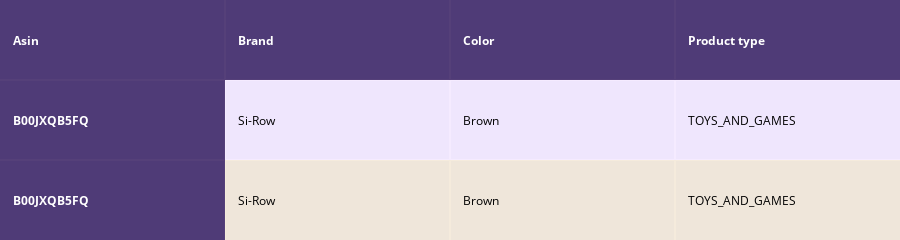
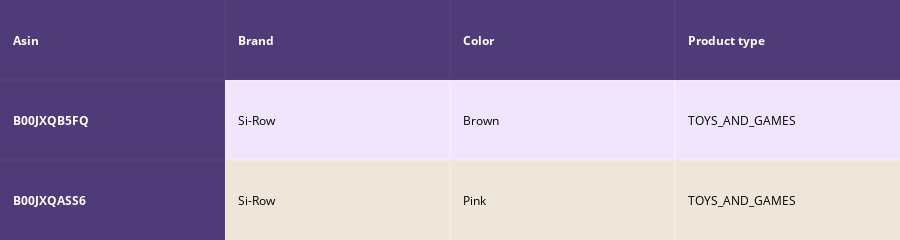
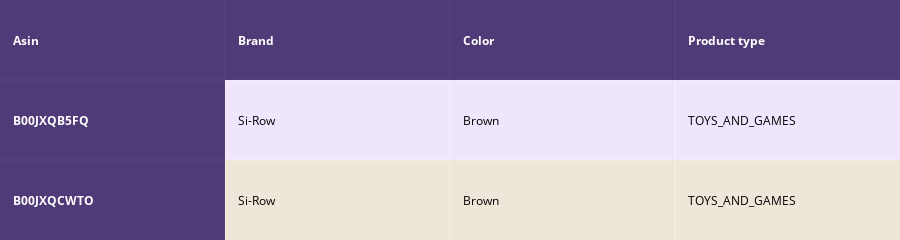
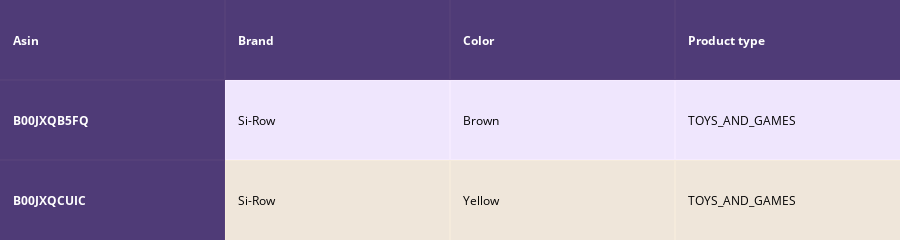

Notebook code cell kept with these figures, in order:
### Code cell
# Using optmum weights

def idf_w2vtitle__brand_color_type_image(doc_id, w1, w2, w3, num_results):

    idf_w2v_dist  = pairwise_distances(w2v_title_weight , w2v_title_weight[doc_id].reshape(1,-1) )
    ex_feat_dist = pairwise_distances( extra_features, extra_features[doc_id] )
    image_feature = pairwise_distances( bottleneck_features_train_reindexing , bottleneck_features_train_reindexing[doc_id].reshape(1,-1))
    
    pairwise_dist   = ((w1 * idf_w2v_dist) +  (w2 * ex_feat_dist) + (w3 * image_feature))/float(w1 + w2 + w3)
       
    # np.argsort will return indices of 9 smallest distances
    indices = np.argsort(pairwise_dist.flatten())[0:num_results]
    #pdists will store the 9 smallest distances
    pdists  = np.sort(pairwise_dist.flatten())[0:num_results]

    #data frame indices of the 9 smallest distace's
    df_indices = list(data.index[indices])

    for i in range(len(indices)):

        heat_map_w2v_brand(data['title'].iloc[indices[0]], data['title'].iloc[indices[i]], data['medium_image_url'].iloc[indices[i]],
                               indices[0],indices[i],
                               'weighted')
        print('Product Title: ', data['title'].iloc[indices[i]])
        print('Euclidean Distance from input feature:', pdists[i])
        print('Amazon Url: www.amzon.com/dp/'+ data["asin"].iloc[indices[i]])

idf_w2vtitle__brand_color_type_image(12566,200,200, 20, 20)

### Figure 1 — Plotly figure (JSON) as saved in the notebook; plotly's stock layout.template omitted (floating-point values rounded to 4 significant figures)
{"data": [{"colorscale": [[0, "#1d004d"], [0.5, "#f2e5ff"], [1, "#f2e5d1"]], "hoverinfo": "none", "opacity": 0.75, "showscale": false, "type": "heatmap", "z": [[0, 0, 0, 0], [0, 0.5, 0.5, 0.5], [0, 1, 1, 1]]}], "layout": {"annotations": [{"align": "left", "font": {"color": "#ffffff"}, "showarrow": false, "text": "<b>Asin</b>", "x": -0.45, "xanchor": "left", "xref": "x", "y": 0, "yref": "y"}, {"align": "left", "font": {"color": "#ffffff"}, "showarrow": false, "text": "<b>Brand</b>", "x": 0.55, "xanchor": "left", "xref": "x", "y": 0, "yref": "y"}, {"align": "left", "font": {"color": "#ffffff"}, "showarrow": false, "text": "<b>Color</b>", "x": 1.55, "xanchor": "left", "xref": "x", "y": 0, "yref": "y"}, {"align": "left", "font": {"color": "#ffffff"}, "showarrow": false, "text": "<b>Product type</b>", "x": 2.55, "xanchor": "left", "xref": "x", "y": 0, "yref": "y"}, {"align": "left", "font": {"color": "#ffffff"}, "showarrow": false, "text": "<b>B00JXQB5FQ</b>", "x": -0.45, "xanchor": "left", "xref": "x", "y": 1, "yref": "y"}, {"align": "left", "font": {"color": "#000000"}, "showarrow": false, "text": "Si-Row", "x": 0.55, "xanchor": "left", "xref": "x", "y": 1, "yref": "y"}, {"align": "left", "font": {"color": "#000000"}, "showarrow": false, "text": "Brown", "x": 1.55, "xanchor": "left", "xref": "x", "y": 1, "yref": "y"}, {"align": "left", "font": {"color": "#000000"}, "showarrow": false, "text": "TOYS_AND_GAMES", "x": 2.55, "xanchor": "left", "xref": "x", "y": 1, "yref": "y"}, {"align": "left", "font": {"color": "#ffffff"}, "showarrow": false, "text": "<b>B00JXQB5FQ</b>", "x": -0.45, "xanchor": "left", "xref": "x", "y": 2, "yref": "y"}, {"align": "left", "font": {"color": "#000000"}, "showarrow": false, "text": "Si-Row", "x": 0.55, "xanchor": "left", "xref": "x", "y": 2, "yref": "y"}, {"align": "left", "font": {"color": "#000000"}, "showarrow": false, "text": "Brown", "x": 1.55, "xanchor": "left", "xref": "x", "y": 2, "yref": "y"}, {"align": "left", "font": {"color": "#000000"}, "showarrow": false, "text": "TOYS_AND_GAMES", "x": 2.55, "xanchor": "left", "xref": "x", "y": 2, "yref": "y"}], "height": 140, "margin": {"b": 0, "l": 0, "r": 0, "t": 0}, "xaxis": {"dtick": 1, "gridwidth": 2, "showticklabels": false, "tick0": -0.5, "ticks": "", "zeroline": false}, "yaxis": {"autorange": "reversed", "dtick": 1, "gridwidth": 2, "showticklabels": false, "tick0": 0.5, "ticks": "", "zeroline": false}}}

### Figure 2 — Plotly figure (JSON) as saved in the notebook; plotly's stock layout.template omitted (floating-point values rounded to 4 significant figures)
{"data": [{"colorscale": [[0, "#1d004d"], [0.5, "#f2e5ff"], [1, "#f2e5d1"]], "hoverinfo": "none", "opacity": 0.75, "showscale": false, "type": "heatmap", "z": [[0, 0, 0, 0], [0, 0.5, 0.5, 0.5], [0, 1, 1, 1]]}], "layout": {"annotations": [{"align": "left", "font": {"color": "#ffffff"}, "showarrow": false, "text": "<b>Asin</b>", "x": -0.45, "xanchor": "left", "xref": "x", "y": 0, "yref": "y"}, {"align": "left", "font": {"color": "#ffffff"}, "showarrow": false, "text": "<b>Brand</b>", "x": 0.55, "xanchor": "left", "xref": "x", "y": 0, "yref": "y"}, {"align": "left", "font": {"color": "#ffffff"}, "showarrow": false, "text": "<b>Color</b>", "x": 1.55, "xanchor": "left", "xref": "x", "y": 0, "yref": "y"}, {"align": "left", "font": {"color": "#ffffff"}, "showarrow": false, "text": "<b>Product type</b>", "x": 2.55, "xanchor": "left", "xref": "x", "y": 0, "yref": "y"}, {"align": "left", "font": {"color": "#ffffff"}, "showarrow": false, "text": "<b>B00JXQB5FQ</b>", "x": -0.45, "xanchor": "left", "xref": "x", "y": 1, "yref": "y"}, {"align": "left", "font": {"color": "#000000"}, "showarrow": false, "text": "Si-Row", "x": 0.55, "xanchor": "left", "xref": "x", "y": 1, "yref": "y"}, {"align": "left", "font": {"color": "#000000"}, "showarrow": false, "text": "Brown", "x": 1.55, "xanchor": "left", "xref": "x", "y": 1, "yref": "y"}, {"align": "left", "font": {"color": "#000000"}, "showarrow": false, "text": "TOYS_AND_GAMES", "x": 2.55, "xanchor": "left", "xref": "x", "y": 1, "yref": "y"}, {"align": "left", "font": {"color": "#ffffff"}, "showarrow": false, "text": "<b>B00JXQASS6</b>", "x": -0.45, "xanchor": "left", "xref": "x", "y": 2, "yref": "y"}, {"align": "left", "font": {"color": "#000000"}, "showarrow": false, "text": "Si-Row", "x": 0.55, "xanchor": "left", "xref": "x", "y": 2, "yref": "y"}, {"align": "left", "font": {"color": "#000000"}, "showarrow": false, "text": "Pink", "x": 1.55, "xanchor": "left", "xref": "x", "y": 2, "yref": "y"}, {"align": "left", "font": {"color": "#000000"}, "showarrow": false, "text": "TOYS_AND_GAMES", "x": 2.55, "xanchor": "left", "xref": "x", "y": 2, "yref": "y"}], "height": 140, "margin": {"b": 0, "l": 0, "r": 0, "t": 0}, "xaxis": {"dtick": 1, "gridwidth": 2, "showticklabels": false, "tick0": -0.5, "ticks": "", "zeroline": false}, "yaxis": {"autorange": "reversed", "dtick": 1, "gridwidth": 2, "showticklabels": false, "tick0": 0.5, "ticks": "", "zeroline": false}}}

### Figure 3 — Plotly figure (JSON) as saved in the notebook; plotly's stock layout.template omitted (floating-point values rounded to 4 significant figures)
{"data": [{"colorscale": [[0, "#1d004d"], [0.5, "#f2e5ff"], [1, "#f2e5d1"]], "hoverinfo": "none", "opacity": 0.75, "showscale": false, "type": "heatmap", "z": [[0, 0, 0, 0], [0, 0.5, 0.5, 0.5], [0, 1, 1, 1]]}], "layout": {"annotations": [{"align": "left", "font": {"color": "#ffffff"}, "showarrow": false, "text": "<b>Asin</b>", "x": -0.45, "xanchor": "left", "xref": "x", "y": 0, "yref": "y"}, {"align": "left", "font": {"color": "#ffffff"}, "showarrow": false, "text": "<b>Brand</b>", "x": 0.55, "xanchor": "left", "xref": "x", "y": 0, "yref": "y"}, {"align": "left", "font": {"color": "#ffffff"}, "showarrow": false, "text": "<b>Color</b>", "x": 1.55, "xanchor": "left", "xref": "x", "y": 0, "yref": "y"}, {"align": "left", "font": {"color": "#ffffff"}, "showarrow": false, "text": "<b>Product type</b>", "x": 2.55, "xanchor": "left", "xref": "x", "y": 0, "yref": "y"}, {"align": "left", "font": {"color": "#ffffff"}, "showarrow": false, "text": "<b>B00JXQB5FQ</b>", "x": -0.45, "xanchor": "left", "xref": "x", "y": 1, "yref": "y"}, {"align": "left", "font": {"color": "#000000"}, "showarrow": false, "text": "Si-Row", "x": 0.55, "xanchor": "left", "xref": "x", "y": 1, "yref": "y"}, {"align": "left", "font": {"color": "#000000"}, "showarrow": false, "text": "Brown", "x": 1.55, "xanchor": "left", "xref": "x", "y": 1, "yref": "y"}, {"align": "left", "font": {"color": "#000000"}, "showarrow": false, "text": "TOYS_AND_GAMES", "x": 2.55, "xanchor": "left", "xref": "x", "y": 1, "yref": "y"}, {"align": "left", "font": {"color": "#ffffff"}, "showarrow": false, "text": "<b>B00JXQCWTO</b>", "x": -0.45, "xanchor": "left", "xref": "x", "y": 2, "yref": "y"}, {"align": "left", "font": {"color": "#000000"}, "showarrow": false, "text": "Si-Row", "x": 0.55, "xanchor": "left", "xref": "x", "y": 2, "yref": "y"}, {"align": "left", "font": {"color": "#000000"}, "showarrow": false, "text": "Brown", "x": 1.55, "xanchor": "left", "xref": "x", "y": 2, "yref": "y"}, {"align": "left", "font": {"color": "#000000"}, "showarrow": false, "text": "TOYS_AND_GAMES", "x": 2.55, "xanchor": "left", "xref": "x", "y": 2, "yref": "y"}], "height": 140, "margin": {"b": 0, "l": 0, "r": 0, "t": 0}, "xaxis": {"dtick": 1, "gridwidth": 2, "showticklabels": false, "tick0": -0.5, "ticks": "", "zeroline": false}, "yaxis": {"autorange": "reversed", "dtick": 1, "gridwidth": 2, "showticklabels": false, "tick0": 0.5, "ticks": "", "zeroline": false}}}

### Figure 4 — Plotly figure (JSON) as saved in the notebook; plotly's stock layout.template omitted (floating-point values rounded to 4 significant figures)
{"data": [{"colorscale": [[0, "#1d004d"], [0.5, "#f2e5ff"], [1, "#f2e5d1"]], "hoverinfo": "none", "opacity": 0.75, "showscale": false, "type": "heatmap", "z": [[0, 0, 0, 0], [0, 0.5, 0.5, 0.5], [0, 1, 1, 1]]}], "layout": {"annotations": [{"align": "left", "font": {"color": "#ffffff"}, "showarrow": false, "text": "<b>Asin</b>", "x": -0.45, "xanchor": "left", "xref": "x", "y": 0, "yref": "y"}, {"align": "left", "font": {"color": "#ffffff"}, "showarrow": false, "text": "<b>Brand</b>", "x": 0.55, "xanchor": "left", "xref": "x", "y": 0, "yref": "y"}, {"align": "left", "font": {"color": "#ffffff"}, "showarrow": false, "text": "<b>Color</b>", "x": 1.55, "xanchor": "left", "xref": "x", "y": 0, "yref": "y"}, {"align": "left", "font": {"color": "#ffffff"}, "showarrow": false, "text": "<b>Product type</b>", "x": 2.55, "xanchor": "left", "xref": "x", "y": 0, "yref": "y"}, {"align": "left", "font": {"color": "#ffffff"}, "showarrow": false, "text": "<b>B00JXQB5FQ</b>", "x": -0.45, "xanchor": "left", "xref": "x", "y": 1, "yref": "y"}, {"align": "left", "font": {"color": "#000000"}, "showarrow": false, "text": "Si-Row", "x": 0.55, "xanchor": "left", "xref": "x", "y": 1, "yref": "y"}, {"align": "left", "font": {"color": "#000000"}, "showarrow": false, "text": "Brown", "x": 1.55, "xanchor": "left", "xref": "x", "y": 1, "yref": "y"}, {"align": "left", "font": {"color": "#000000"}, "showarrow": false, "text": "TOYS_AND_GAMES", "x": 2.55, "xanchor": "left", "xref": "x", "y": 1, "yref": "y"}, {"align": "left", "font": {"color": "#ffffff"}, "showarrow": false, "text": "<b>B00JXQCUIC</b>", "x": -0.45, "xanchor": "left", "xref": "x", "y": 2, "yref": "y"}, {"align": "left", "font": {"color": "#000000"}, "showarrow": false, "text": "Si-Row", "x": 0.55, "xanchor": "left", "xref": "x", "y": 2, "yref": "y"}, {"align": "left", "font": {"color": "#000000"}, "showarrow": false, "text": "Yellow", "x": 1.55, "xanchor": "left", "xref": "x", "y": 2, "yref": "y"}, {"align": "left", "font": {"color": "#000000"}, "showarrow": false, "text": "TOYS_AND_GAMES", "x": 2.55, "xanchor": "left", "xref": "x", "y": 2, "yref": "y"}], "height": 140, "margin": {"b": 0, "l": 0, "r": 0, "t": 0}, "xaxis": {"dtick": 1, "gridwidth": 2, "showticklabels": false, "tick0": -0.5, "ticks": "", "zeroline": false}, "yaxis": {"autorange": "reversed", "dtick": 1, "gridwidth": 2, "showticklabels": false, "tick0": 0.5, "ticks": "", "zeroline": false}}}
